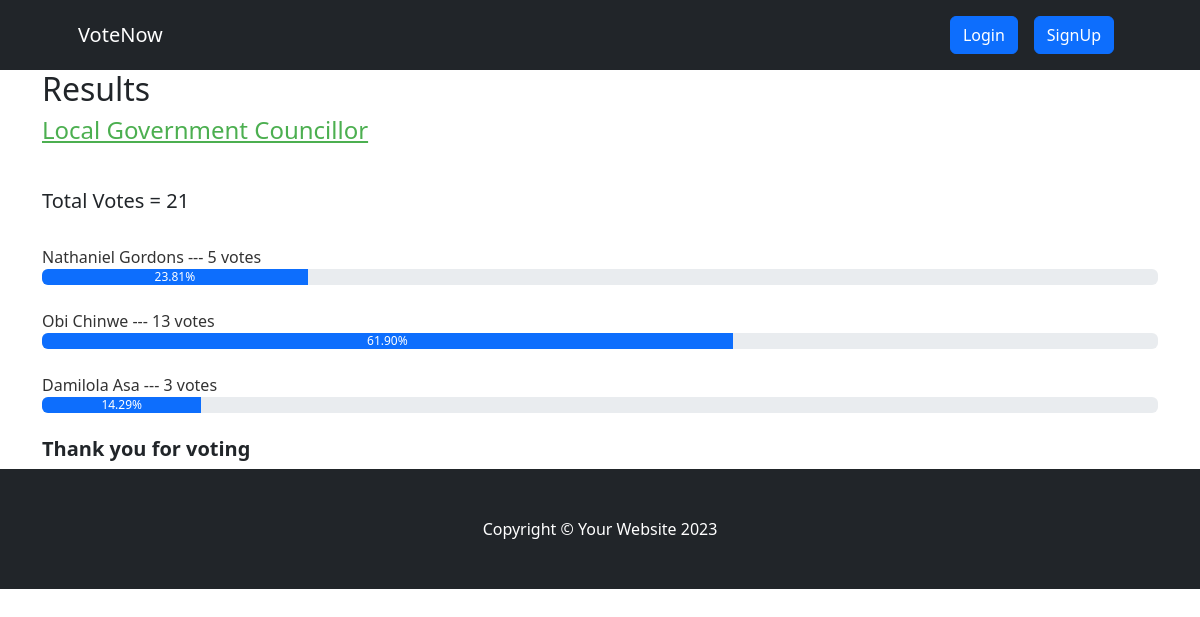
The app's page /result/local-government-councillor with its own data.
### voteapp/models.py (models this page shows, shortened)
class Category(models.Model):
    title = models.CharField(max_length=200)
    slug = models.SlugField(blank=True, null=True)
    description = models.TextField(blank=True, null=True)
    total_vote = models.IntegerField(default=0)
    voters = models.ManyToManyField(User, blank=True)

class CategoryItem(models.Model):
    title = models.CharField(max_length=200)
    total_vote = models.IntegerField(default=0)
    category = models.ForeignKey(Category, on_delete=models.CASCADE, related_name="items")
    voters = models.ManyToManyField(User, blank=True)
    @property
    def percentage_vote(self):
        category_votes = self.category.total_vote
        item_votes = self.total_vote
        if category_votes == 0:
            vote_in_percentage = 0
        else:
            vote_in_percentage = (item_votes/category_votes) * 100
        return vote_in_percentage

### voteapp/views.py (the view)
# urls.py: path("result/<str:slug>", views.result, name="result"),
def result(request, slug):
    category = Category.objects.get(slug=slug)
    items = CategoryItem.objects.filter(category=category)
    context = {"category": category, "items": items}
    return render(request, "result.html", context)

### voteapp/templatetags/custom_filters.py (called while the page is built)
@register.filter(name="has_voted")
def has_voted(user, voters):
    return any(user.id== voter.id for voter in voters)

### voteapp/templates/result.html
{% extends 'base.html' %}
{% block content %}
{% load humanize %}
{% load custom_filters %}
<div class="container result-container">
    <div class="sub-container">
      <h2>Results</h2>
      <h4>{{category.title}}</h4>
      <br>
      <h5>Total Votes = {{category.total_vote}}</h5>
      <br />
      {% for item in items  %}
      {% if request.user|has_voted:item.voters.all %}
      <small>{{item.title}}</strong> --- {{item.total_vote}} vote{{item.total_vote | pluralize:",s"}} ---  <strong>[voted]</strong> </small>
      <div class="progressContainer">
        <div class="progress">
          <div
            class="progress-bar"
            role="progressbar"
            aria-label="Example with label"
            style="width:{{item.percentage_vote | floatformat:2}}%;"
            aria-valuenow="25"
            aria-valuemin="0"
            aria-valuemax="100"
          >
          {{item.percentage_vote | floatformat:2}}%
          </div>
        </div>
      </div>
      <br>
      {% else %}
      <small>{{item.title}}</strong> --- {{item.total_vote}} vote{{item.total_vote | pluralize:",s"}} </small>
      <div class="progressContainer">
        <div class="progress">
          <div
            class="progress-bar"
            role="progressbar"
            aria-label="Example with label"
            style="width:{{item.percentage_vote | floatformat:2}}%;"
            aria-valuenow="25"
            aria-valuemin="0"
            aria-valuemax="100"
          >
          {{item.percentage_vote | floatformat:2}}%
          </div>
        </div>
      </div>
      <br>
      {% endif %}
      {% endfor %}
      <h5 style="font-weight: bold">Thank you for voting</h5>
    </div>
  </div>
{% endblock content %}

### voteapp/static/css/style.css (style rules this page uses)
* { box-sizing: border-box; }
.result-container { display: flex; align-items: center; justify-content: center; }
.sub-container { width: inherit; }
.result-container h4 { text-decoration: underline; margin-bottom: 20px; color: #4caf50; }
.result-container small { font-size: 16px; font-weight: 500; color: #333; }

### records on screen
Category: title "Local Government Councillor", total_vote "21"
CategoryItem: title "Nathaniel Gordons", total_vote "5", total_vote|pluralize "s", percentage_vote "23.81"
CategoryItem: title "Obi Chinwe", total_vote "13", total_vote|pluralize "s", percentage_vote "61.90"
CategoryItem: title "Damilola Asa", total_vote "3", total_vote|pluralize "s", percentage_vote "14.29"
